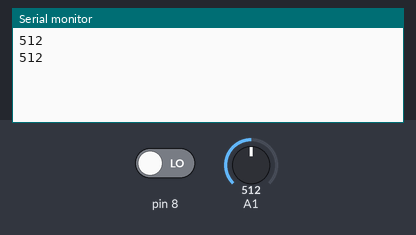
Simulated run of this sketch. Board: Arduino Uno, built with avr-gcc and run on an emulated ATmega328P. Parts: the last lines printed to the serial monitor. The test bench sets the inputs (shaded band); at power-on: pin 8 LOW, A1 = 512.

Above: at 1.8 s.
1.9 s: pin 8 driven HIGH
5.5 s: A1 set to 716
At 6.8 s:
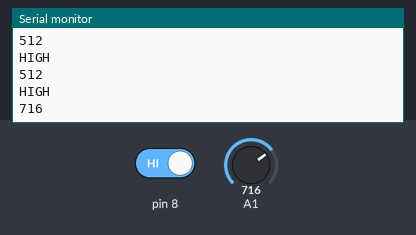
7.0 s: A1 set to 900
At 7.8 s:
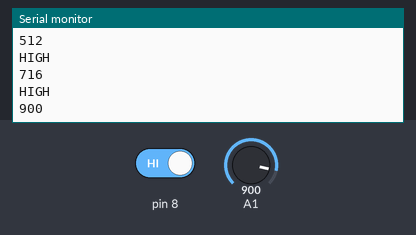
Timing chart, 0 to 10.0 s (numbered marks = the images above; inputs shaded):
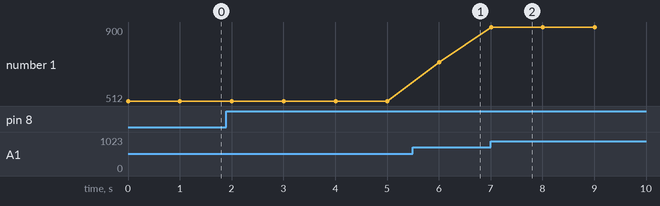

Measured:
- after the input at 5.5 s, the serial monitor: prints a new line after 0.51 s (image 1)
- after the input at 7.0 s, the serial monitor: prints a new line at once (image 2)
- plotted number 1: 512 → 716 after the input at 5.5 s, 716 → 900 after the input at 7.0 s

The sketch:

sound_exam.ino
```cpp
void setup() {
  Serial.begin(9600);
  pinMode(7, INPUT);
}

void loop() {
  int sensorstate = digitalRead(8);
  int value = analogRead(A1);
  Serial.println(value);
  delay(1000);
  if (sensorstate == HIGH) {
    Serial.println("HIGH");
  }
}
```
